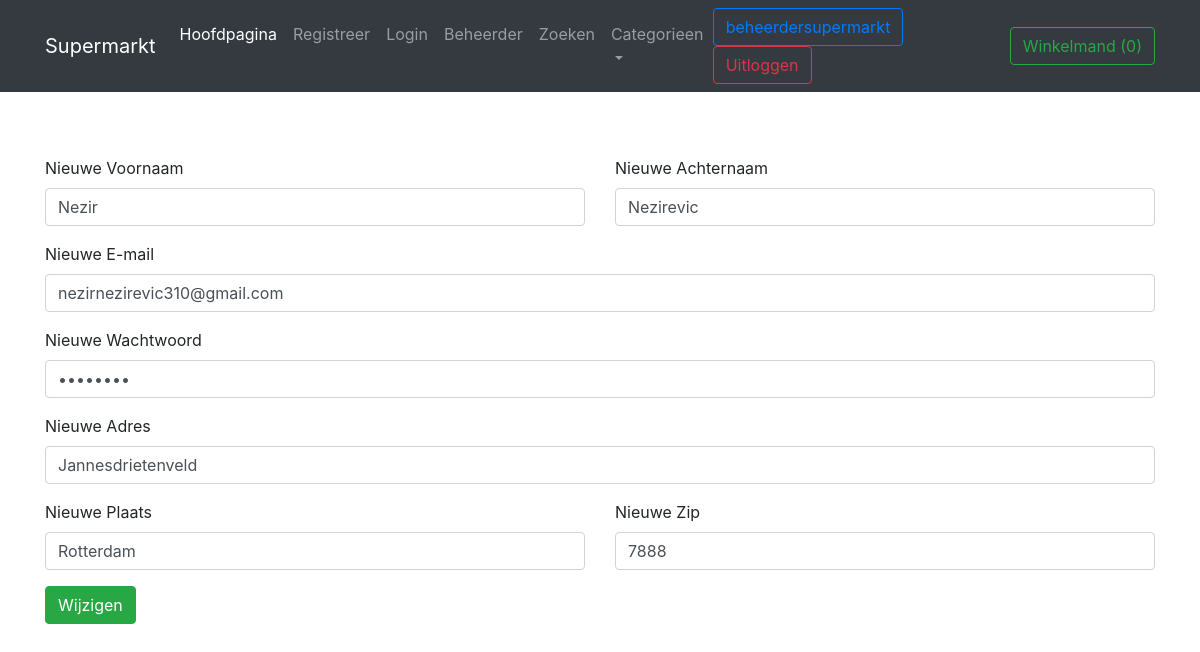
The page /editKlantgegevens.php?klantid=12 (signed in) on the database its author committed.
### tables this page shows
CREATE TABLE `klantgegevens` (
  `klantid` int(100) NOT NULL,
  `voornaam` varchar(255) NOT NULL,
  `achternaam` varchar(255) NOT NULL,
  `email` varchar(255) NOT NULL,
  `wachtwoord` varchar(255) NOT NULL,
  `adres` varchar(255) NOT NULL,
  `plaats` varchar(255) NOT NULL,
  `zip` varchar(255) NOT NULL
);

### includes/autoload.inc.php (called while the page is built, shortened)
<?php
function myAutoLoader($className)
{
    $path = 'classes/';
    $extension = '.class.php';
    $fileName = $path . $className . $extension;
}

### classes/dbh.class.php (called while the page is built)
<?php
class Dbh
{
    private $host = 'localhost';
    private $user = 'root';
    private $pwd = '';
    private $dbName = 'supermarkt';
    public function connect()
    {
        $dsn = 'mysql:host=' . $this->host . ';dbname=' . $this->dbName;
        $pdo = new PDO($dsn, $this->user, $this->pwd);
        $pdo->setAttribute(PDO::ATTR_DEFAULT_FETCH_MODE, PDO::FETCH_ASSOC);
        return $pdo;
    }
}

### classes/beheerder.class.php (called while the page is built, shortened)
<?php
include_once 'dbh.class.php';
class Beheerder extends Dbh
{
    public function editKlant($klantid)
    {
        $sql = "SELECT * FROM klantgegevens WHERE klantid = ?";
        $stmt = $this->connect()->prepare($sql);
        $stmt->execute([$klantid]);
        $result = $stmt->fetch();
        return $result;
    }
}

### editKlantgegevens.php (the view, shortened to what this page needs)
<?php
include './includes/autoload.inc.php';
require_once './templates/header.php';
$klanten = new Beheerder;
$klant = $klanten->editKlant($_GET['klantid']);
$klantid = $klant['klantid'];
$voornaam = $klant['voornaam'];
$achternaam = $klant['achternaam'];
$email = $klant['email'];
$wachtwoord = $klant['wachtwoord'];
$adres = $klant['adres'];
$plaats = $klant['plaats'];
$zip = $klant['zip'];
?>
<div class="container">
    <form class="row g-3 mt-5" action="klant.process.php?klantid=<?= $klantid; ?>" method="POST">
        <div class="col-md-6 mt-3">
            <label for="inputEmail4" class="form-label">Nieuwe Voornaam</label>
            <input type="text" name="voornaam" class="form-control" id="voornaam" value="<?= $voornaam; ?>">
        </div>
        <div class="col-md-6 mt-3">
            <label for="inputPassword4" class="form-label">Nieuwe Achternaam</label>
            <input type="text" name="achternaam" class="form-control" id="achternaam" value="<?= $achternaam; ?>">
        </div>
        <div class="col-12 mt-3">
            <label for="inputAddress" class="form-label">Nieuwe E-mail</label>
            <input type="email" name="email" class="form-control" id="email" value="<?= $email; ?>">
        </div>
        <div class="col-12 mt-3">
            <label for="inputAddress" class="form-label">Nieuwe Wachtwoord</label>
            <input type="password" name="wachtwoord" class="form-control" id="wachtwoord" value="<?= $wachtwoord; ?>">
        </div>
        <div class="col-12 mt-3">
            <label for="inputAddress2" class="form-label">Nieuwe Adres</label>
            <input type="text" name="adres" class="form-control" id="adres" value="<?= $adres; ?>">
        </div>
        <div class="col-md-6 mt-3">
            <label for="inputCity" class="form-label">Nieuwe Plaats</label>
            <input type="text" name="plaats" class="form-control" id="plaats" value="<?= $plaats; ?>">
        </div>
        <div class="col-md-6 mt-3">
            <label for="inputZip" class="form-label">Nieuwe Zip</label>
            <input type="text" name="zip" class="form-control" id="zip" value="<?= $zip; ?>">
        </div>
        <div class="col-12 mt-3">
            <button type="submit" name="update" class="btn btn-success">Wijzigen</button>
        </div>
    </form>
</div>

### rows shown on the page
klantgegevens: voornaam "Nezir", achternaam "Nezirevic", email "nezirnezirevic310@gmail.com", adres "Jannesdrietenveld", plaats "Rotterdam", zip "7888"

### other values the page prints
$_SESSION[gebruikersnaam] "beheerdersupermarkt"
$count "0"
